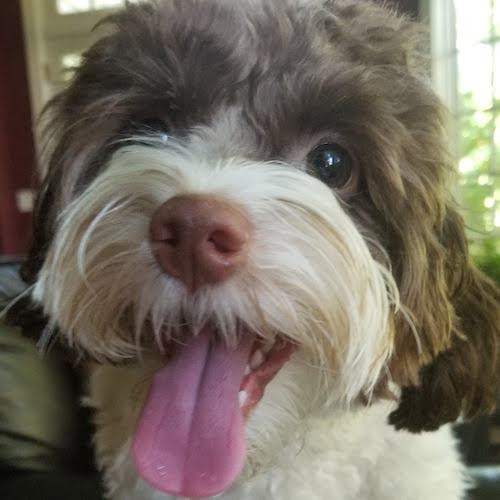
#> input picture _data/photos/dog/xander_4.jpg, 500 x 500 px, found by its file name
$ python Test_MemeGenerator.py
#> lines starting #> are read from the running program, lines starting #| are printed output that depends on the picture
from PIL import Image, ImageDraw, ImageFont
import random


path = 'C:/Users/janph/OneDrive/Dokumente/03_Weiterbildung/IntermediatePython/LargeCodebasesUsingLibraries/ProjectMemeGenerator/_data/photos/dog/xander_4.jpg'
out_path = 'C:/Users/janph/OneDrive/Dokumente/03_Weiterbildung/IntermediatePython/LargeCodebasesUsingLibraries/ProjectMemeGenerator/_data/photos/dog/xander_4_man.jpg'
text = 'Toller Hund'
author = 'Goethe'

#def make_meme(self, img_path, text, author, width=500) -> str: #generated image path
def make_meme(img_path, text, author, width=500) -> str:
#> called with text = 'Toller Hund', author = 'Goethe', width = 1000
    pic = Image.open(img_path, mode='r', formats=None)
#> pic is the input picture: PIL image 500x500 RGB; mean R, G, B 118.6, 110.1, 98.5

    if width > 500:
        width = 500
    ratio = width/float(pic.size[0])
#> ratio = 1
    height = int(ratio*float(pic.size[1]))
#> height = 500
    pic = pic.resize((width, height), Image.NEAREST)

    message = f' {text} -- {author}'
    draw = ImageDraw.Draw(pic)
    font = ImageFont.truetype('./fonts/LilitaOne-Regular.ttf', size=20)
    draw.text((random.randint(1, height), random.randint(1, width-len(message))), message, font=font, fill='white')

    out_path = img_path.split('.')[-2] + '_meme.' + img_path.split('.')[-1]
    pic.save(out_path)
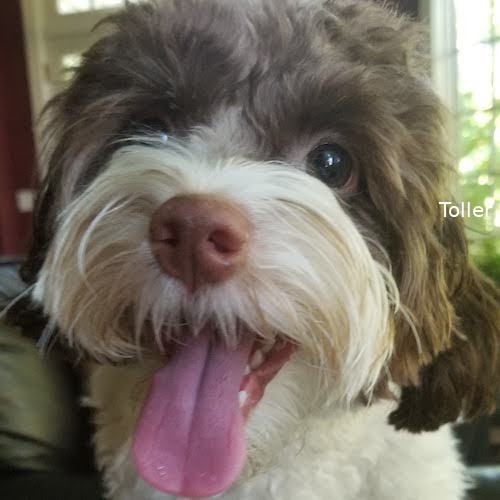
#> saved as xander_4_meme.jpg: PIL image 500x500 RGB; mean R, G, B 118.7, 110.2, 98.6
    return out_path


print(make_meme(path, text, author, 1000))

$ run again, with _data/photos/dog/xander_1.jpg copied over _data/photos/dog/xander_4.jpg
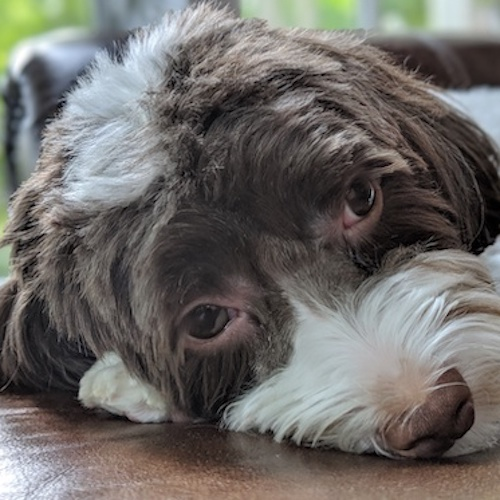
#> input picture _data/photos/dog/xander_1.jpg, 500 x 500 px, found by its file name
#> in make_meme, pic is the input picture: PIL image 500x500 RGB; mean R, G, B 108.3, 105.2, 101.9
#> in make_meme, `pic.save(out_path)`:
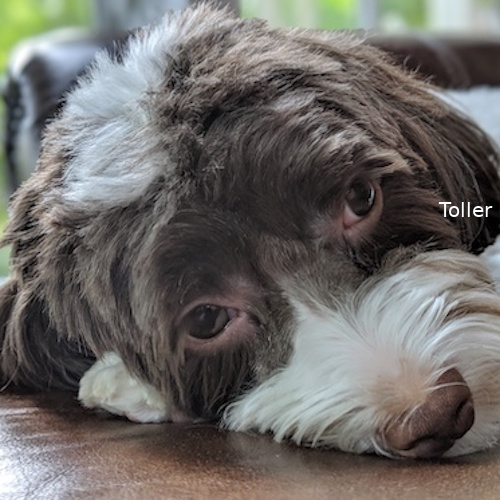
#> saved as xander_4_meme.jpg: PIL image 500x500 RGB; mean R, G, B 108.5, 105.4, 102.1

$ run again, with _data/photos/dog/xander_2.jpg copied over _data/photos/dog/xander_4.jpg
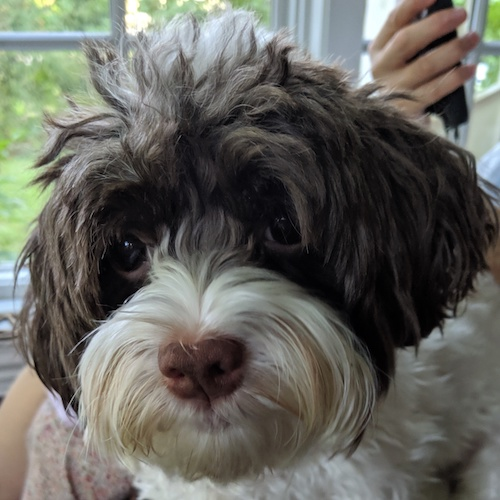
#> input picture _data/photos/dog/xander_2.jpg, 500 x 500 px, found by its file name
#> in make_meme, pic is the input picture: PIL image 500x500 RGB; mean R, G, B 100.3, 99.9, 93.2
#> in make_meme, `pic.save(out_path)`:
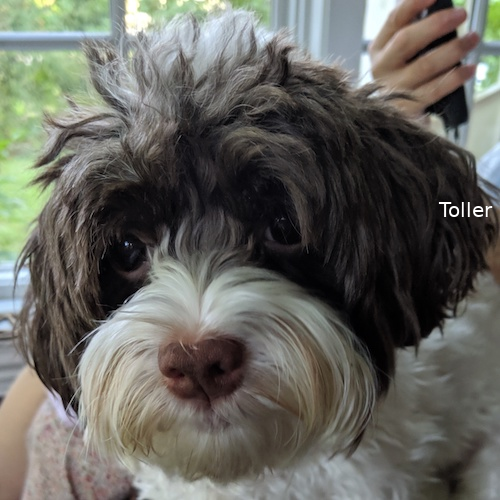
#> saved as xander_4_meme.jpg: PIL image 500x500 RGB; mean R, G, B 100.5, 100.1, 93.5

$ run again, with _data/photos/dog/xander_3.jpg copied over _data/photos/dog/xander_4.jpg
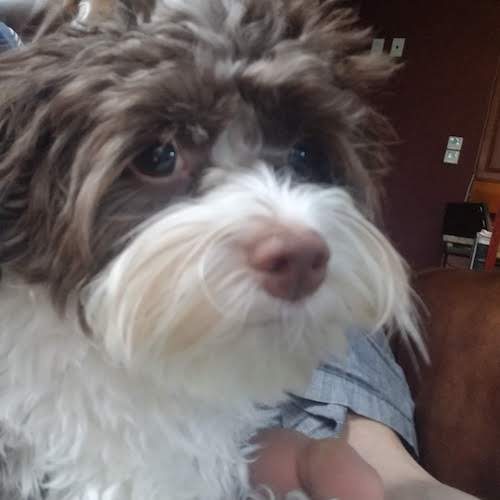
#> input picture _data/photos/dog/xander_3.jpg, 500 x 500 px, found by its file name
#> in make_meme, pic is the input picture: PIL image 500x500 RGB; mean R, G, B 112.3, 103.5, 102.9
#> in make_meme, `pic.save(out_path)`:
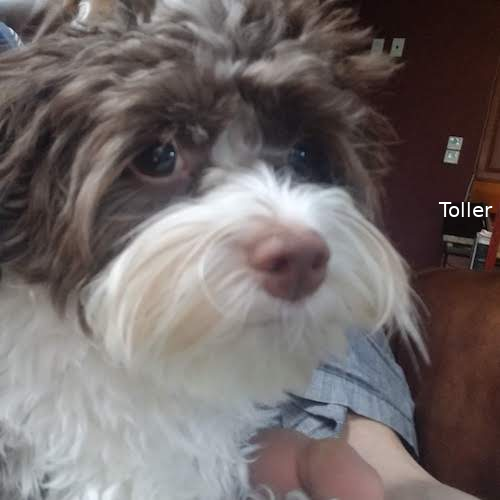
#> saved as xander_4_meme.jpg: PIL image 500x500 RGB; mean R, G, B 112.5, 103.8, 103.1
